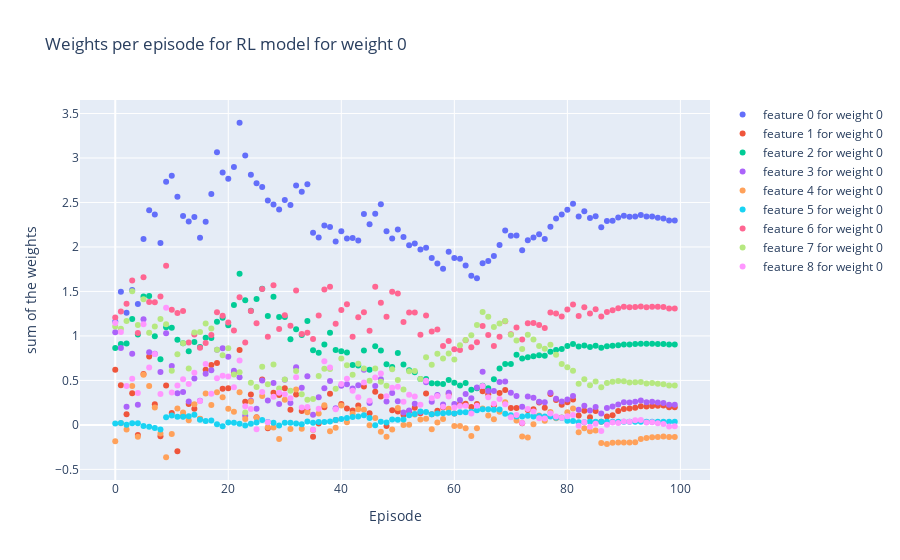
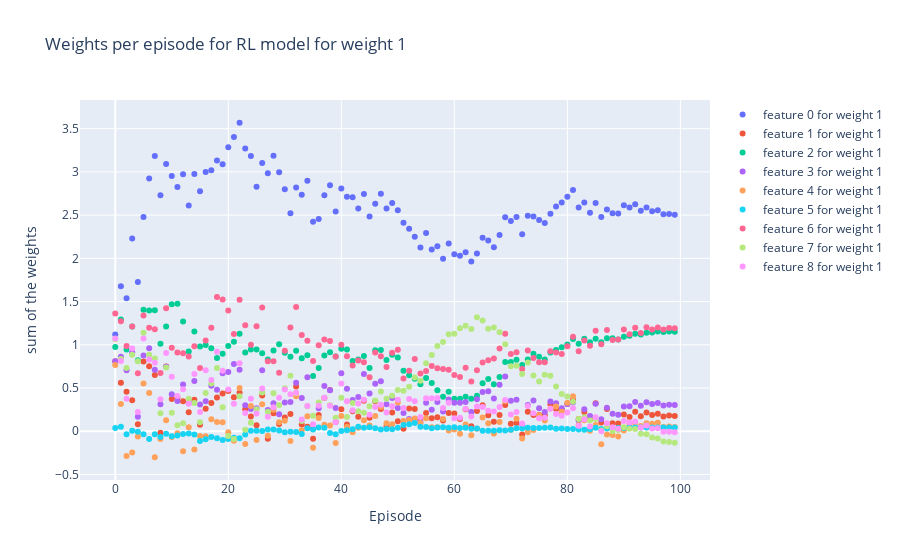
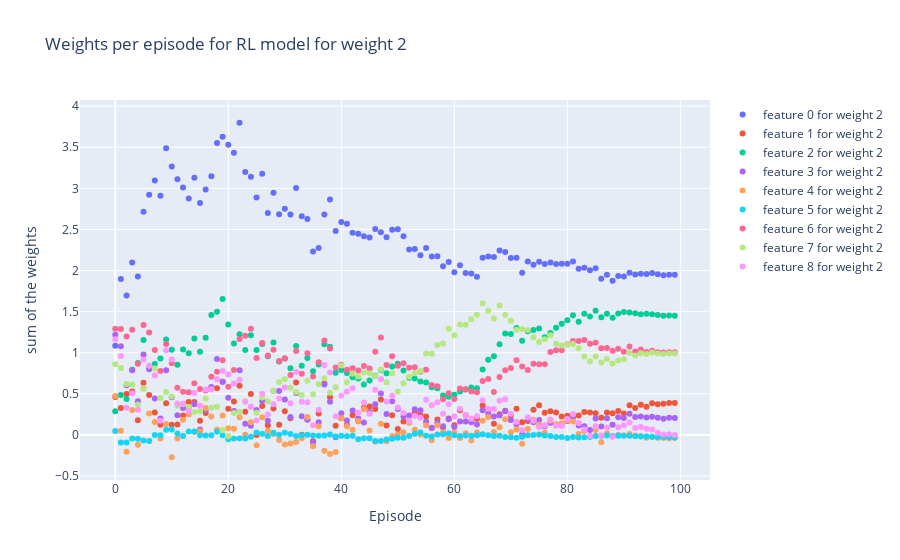

The code cell stored with these charts, in order, in its notebook:
### Code cell
for w in range(3):
    fig = go.Figure()
    for f in range(9):
        fig.add_trace(go.Scatter(x= [i for i in range(len(weights.keys()))], y= [np.sum(i[w, f]) for i in list(weights.values())], mode= "markers", name= f"feature {f} for weight {w}"))
    fig.update_layout(title_text=f"Weights per episode for RL model for weight {w}", xaxis_title="Episode", yaxis_title="sum of the weights")
    fig.show()
